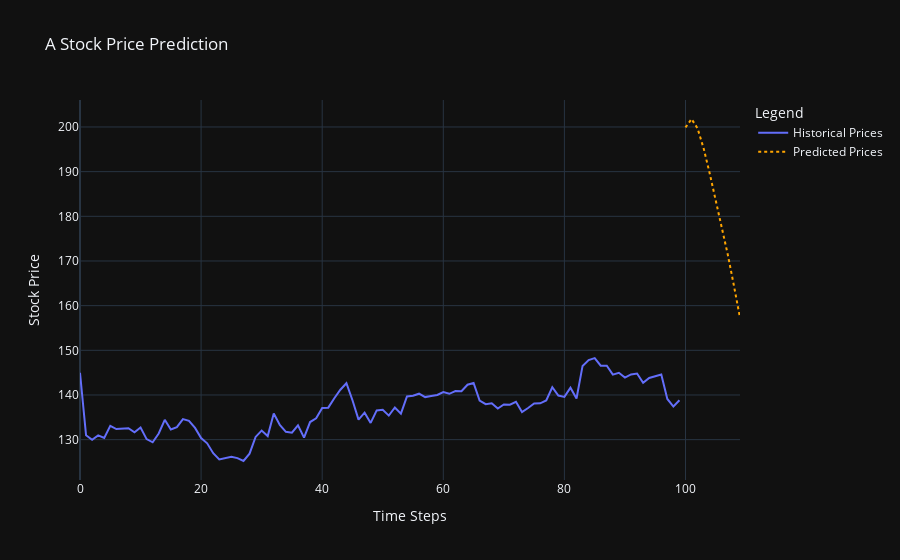

Write notebook code for a chart like this one.
### Code cell
import yfinance as yf
import numpy as np
import pandas as pd
from sklearn.preprocessing import MinMaxScaler
import tensorflow as tf
from tensorflow.keras.models import Sequential
from tensorflow.keras.layers import Dense, LSTM
import plotly.graph_objects as go

# Function to get the most recent stock price using yfinance
def get_real_time_stock_data(symbol):
    stock = yf.Ticker(symbol)
    data = stock.history(period="1d", interval="1m")  # Get intraday data (1-minute interval)
    if data.empty:
        raise ValueError("No real-time data available. Please check the symbol.")
    close_price = data['Close'].iloc[-1]
    return close_price

# Function to load historical stock data for training the model
def load_historical_data(symbol, data_points=500):
    stock = yf.Ticker(symbol)
    data = stock.history(period="max")  # Get maximum available historical data
    if data.empty:
        raise ValueError("No historical data available. Please check the symbol.")
    
    # Extract 'Close' prices for the last 'data_points' entries
    historical_data = data['Close'].values[-data_points:]
    
    return historical_data

# Preprocessing data for LSTM model (this part is unchanged)
def preprocess_data(data, scaler):
    data_scaled = scaler.fit_transform(data.reshape(-1, 1))
    X, y = [], []
    for i in range(60, len(data_scaled)):
        X.append(data_scaled[i-60:i, 0])
        y.append(data_scaled[i, 0])
    X, y = np.array(X), np.array(y)
    X = X.reshape((X.shape[0], X.shape[1], 1))  # Reshape for LSTM input
    return X, y

# Building and training the LSTM model (this part is unchanged)
def build_and_train_model(X_train, y_train):
    model = Sequential()
    model.add(LSTM(units=50, return_sequences=True, input_shape=(X_train.shape[1], 1)))
    model.add(LSTM(units=50))
    model.add(Dense(1))  # Output layer for price prediction
    model.compile(optimizer='adam', loss='mean_squared_error')
    
    model.fit(X_train, y_train, epochs=5, batch_size=32)
    
    return model

# Function to predict next N stock prices using LSTM model
def predict_next_n_prices(symbol, model, scaler, last_59_prices, n=10):
    predictions = []
    
    for _ in range(n):
        new_price = get_real_time_stock_data(symbol)  # Get real-time price from yfinance
        scaled_price = scaler.transform([[new_price]])[0, 0]
        last_59_prices = np.append(last_59_prices, scaled_price)[-60:]  # Keep last 60 points
        last_60_prices = last_59_prices.reshape(1, 60, 1)
        predicted_price_scaled = model.predict(last_60_prices)
        predicted_price = scaler.inverse_transform(predicted_price_scaled)
        predictions.append(predicted_price[0][0])
        
        # Update last_59_prices for the next prediction
        last_59_prices = np.append(last_59_prices, scaled_price)[-59:]
    
    return predictions

# Function to plot historical and predicted data using Plotly
def plot_predictions(historical_data, predicted_data, symbol):
    fig = go.Figure()
    
    # Plot historical data
    fig.add_trace(go.Scatter(
        x=np.arange(len(historical_data)),
        y=historical_data,
        mode='lines',
        name='Historical Prices'
    ))
    
    # Plot predicted data
    fig.add_trace(go.Scatter(
        x=np.arange(len(historical_data), len(historical_data) + len(predicted_data)),
        y=predicted_data,
        mode='lines',
        name='Predicted Prices',
        line=dict(color='orange', dash='dot')
    ))
    
    fig.update_layout(
        title=f'{symbol} Stock Price Prediction',
        xaxis_title='Time Steps',
        yaxis_title='Stock Price',
        legend_title='Legend',
        template='plotly_dark'
    )
    
    fig.show()

# Example usage
if __name__ == '__main__':
    symbol = 'A'  # Example stock symbol
    
    # Step 1: Load historical stock prices
    historical_data = load_historical_data(symbol, data_points=500)  # Get 500 historical data points
    
    # Step 2: Preprocess data
    scaler = MinMaxScaler(feature_range=(0, 1))
    X_train, y_train = preprocess_data(historical_data, scaler)
    
    # Step 3: Build and train the LSTM model
    model = build_and_train_model(X_train, y_train)
    
    # Step 4: Predict the next 10 stock prices using real-time data
    last_59_prices = historical_data[-59:]  # Last 59 prices from historical data
    predicted_prices = predict_next_n_prices(symbol, model, scaler, last_59_prices, n=10)
    
    # Step 5: Plot the results using Plotly
    plot_predictions(historical_data[-100:], predicted_prices, symbol)  # Plot the last 100 historical points + predictions

### Figure 1 — Plotly figure (JSON) as saved in the notebook; plotly's stock layout.template omitted (floating-point values rounded to 4 significant figures)
{"data": [{"mode": "lines", "name": "Historical Prices", "type": "scatter", "x": [0, 1, 2, 3, 4, 5, 6, 7, 8, 9, 10, 11, 12, 13, 14, 15, 16, 17, 18, 19, 20, 21, 22, 23, 24, 25, 26, 27, 28, 29, 30, 31, 32, 33, 34, 35, 36, 37, 38, 39, 40, 41, 42, 43, 44, 45, 46, 47, 48, 49, 50, 51, 52, 53, 54, 55, 56, 57, 58, 59, 60, 61, 62, 63, 64, 65, 66, 67, 68, 69, 70, 71, 72, 73, 74, 75, 76, 77, 78, 79, 80, 81, 82, 83, 84, 85, 86, 87, 88, 89, 90, 91, 92, 93, 94, 95, 96, 97, 98, 99], "y": [145.0, 131.0, 130.0, 130.9, 130.4, 133.1, 132.4, 132.5, 132.6, 131.7, 132.7, 130.1, 129.4, 131.4, 134.4, 132.3, 132.8, 134.6, 134.2, 132.6, 130.4, 129.2, 127.0, 125.6, 125.9, 126.2, 125.9, 125.2, 126.9, 130.6, 132.0, 130.8, 135.8, 133.3, 131.8, 131.6, 133.2, 130.4, 133.9, 134.8, 137.1, 137.2, 139.3, 141.2, 142.6, 138.8, 134.5, 136.0, 133.7, 136.5, 136.7, 135.4, 137.2, 135.8, 139.7, 139.8, 140.3, 139.5, 139.8, 140.0, 140.6, 140.3, 140.9, 140.8, 142.3, 142.7, 138.7, 137.9, 138.1, 137.0, 137.9, 137.8, 138.5, 136.2, 137.1, 138.1, 138.1, 138.8, 141.7, 139.9, 139.6, 141.6, 139.2, 146.5, 147.8, 148.2, 146.6, 146.5, 144.6, 145.0, 143.9, 144.6, 144.8, 142.7, 143.8, 144.2, 144.6, 139.1, 137.4, 138.8]}, {"line": {"color": "orange", "dash": "dot"}, "mode": "lines", "name": "Predicted Prices", "type": "scatter", "x": [100, 101, 102, 103, 104, 105, 106, 107, 108, 109], "y": [199.9, 201.8, 199.7, 195.2, 189.6, 183.5, 177.5, 171.3, 164.5, 157.3]}], "layout": {"autosize": true, "legend": {"title": {"text": "Legend"}}, "title": {"text": "A Stock Price Prediction"}, "xaxis": {"autorange": true, "range": [0, 109], "title": {"text": "Time Steps"}, "type": "linear"}, "yaxis": {"autorange": true, "range": [121.0, 206.0], "title": {"text": "Stock Price"}, "type": "linear"}}}
